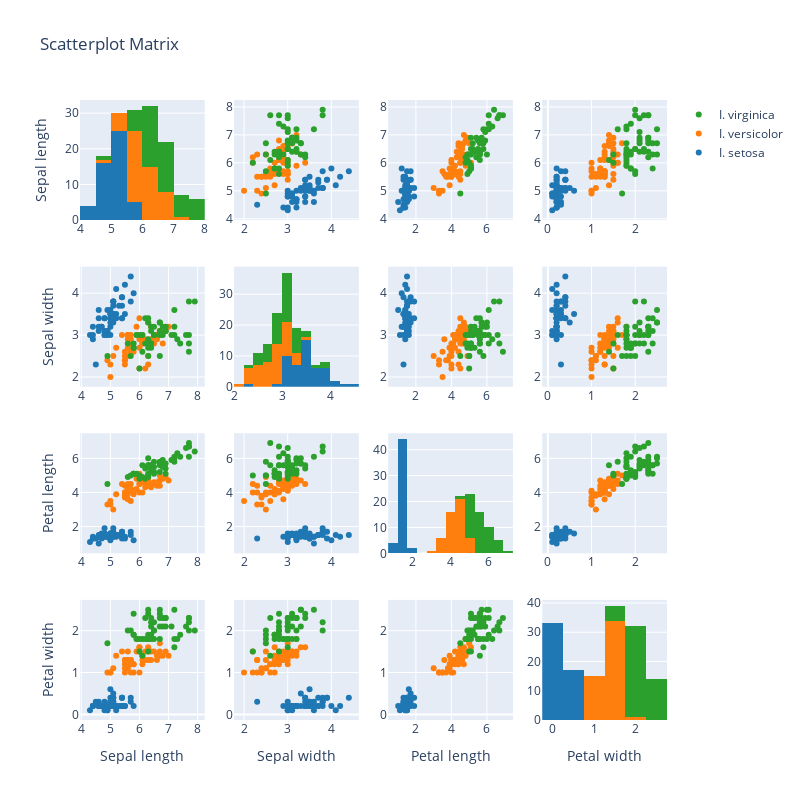

The notebook cell saved with this chart:
### Markdown cell above
Make scatter plot showing the covariance of the variables. Check plotly's `create_scatterplotmatrix` function from the `figure_factory`. Your graph should look like this:

<img src="iris.png"></img>

### Code cell
import plotly.figure_factory as ff

# Use Plotly's create_scatterplotmatrix to create the scatter plot matrix
scatter_plot_matrix = ff.create_scatterplotmatrix(iris_df, diag='histogram', index='Species', height=800, width=800)

# Display the plot
scatter_plot_matrix.show()
